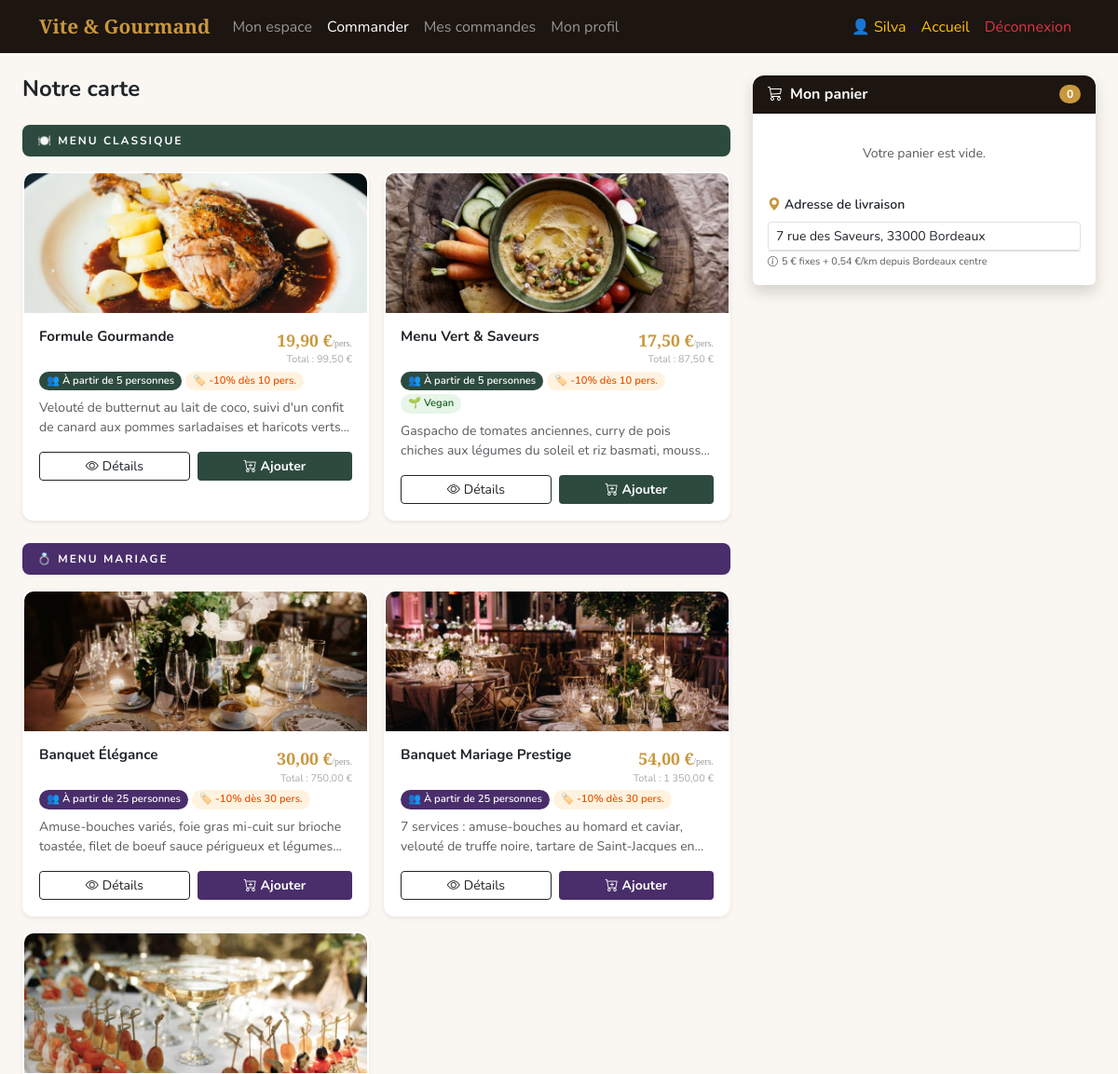
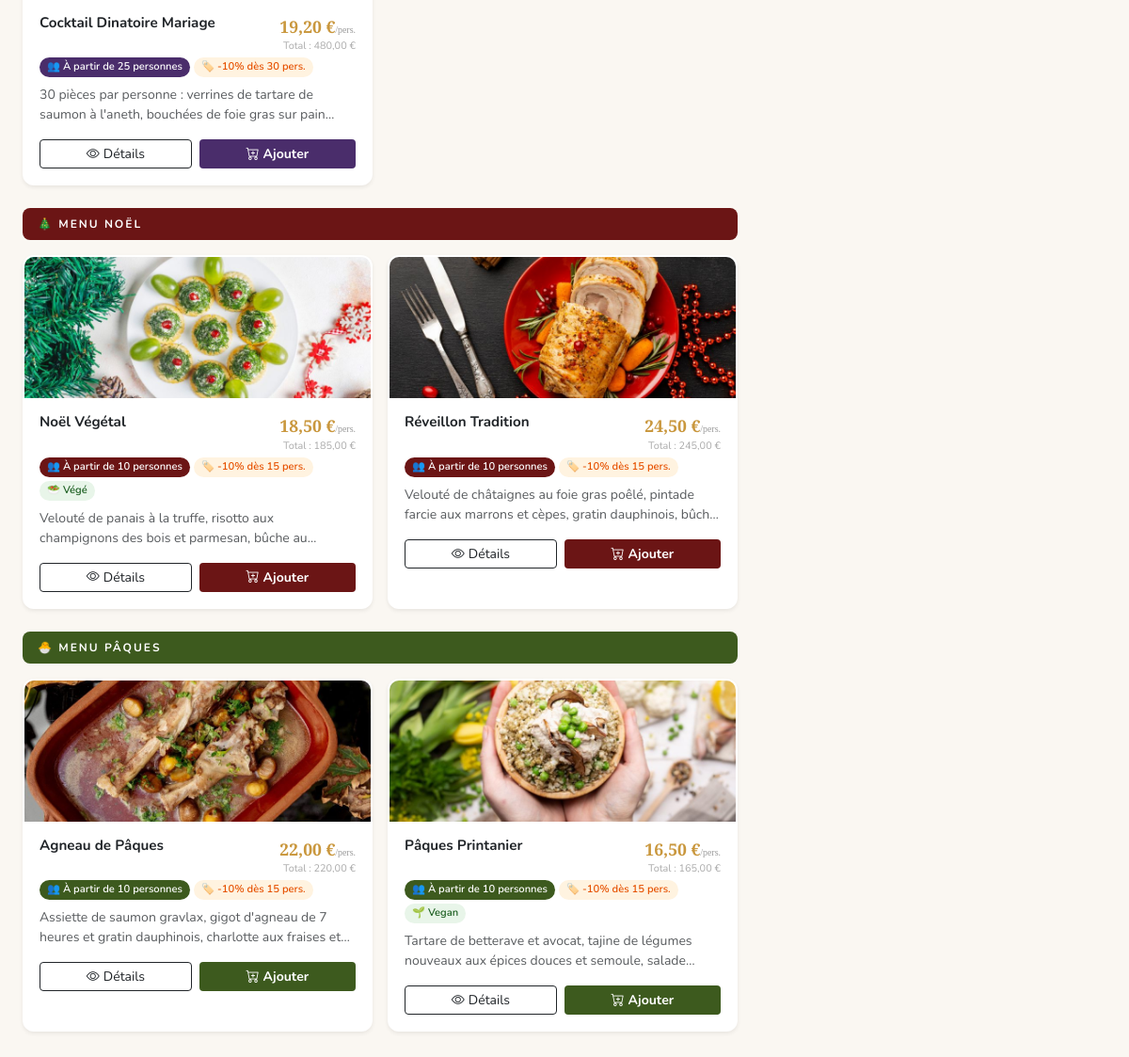
The page /user/menu.php (signed in) on the database its author committed (2 pictures, top to bottom).
### tables this page shows
CREATE TABLE `menus` (
  `id` int NOT NULL,
  `nom` varchar(200) NOT NULL,
  `description` text,
  `prix` decimal(10,2) NOT NULL,
  `categorie` varchar(100) NOT NULL,
  `disponible` tinyint(1) DEFAULT '1',
  `image_url` text,
  `allergenes` text,
  `regime` varchar(200) DEFAULT '',
  `personnes_min` int DEFAULT '1',
  `created_at` datetime DEFAULT CURRENT_TIMESTAMP
);

CREATE TABLE `users` (
  `id` int NOT NULL,
  `nom` varchar(25) NOT NULL,
  `email` varchar(25) NOT NULL,
  `password` varchar(100) NOT NULL,
  `role` enum('admin','employee','client') NOT NULL DEFAULT 'client',
  `prenom` varchar(25) DEFAULT NULL,
  `telephone` varchar(15) DEFAULT NULL,
  `adresse` text,
  `created_at` datetime DEFAULT CURRENT_TIMESTAMP
);

### user/menu.php (the view, shortened to what this page needs)
<?php
include __DIR__ . '/../includes/db.php';
$menus = $pdo->query("
    SELECT *
    FROM menus
    WHERE disponible = 1
    ORDER BY categorie, nom
")->fetchAll();
$by_cat = [];
foreach ($menus as $m) {
    $by_cat[$m['categorie']][] = $m;
}
$user = $pdo->prepare("SELECT adresse FROM users WHERE id = ?");
$user->execute([$_SESSION['user_id']]);
$adresse_client = $user->fetchColumn() ?? '';
$cat_style = [
    'Menu Classique' => ['🍽️', '#2D4A3E'],
    'Menu Noël'      => ['🎄', '#6B1515'],
    'Menu Pâques'    => ['🐣', '#3D5A1E'],
    'Menu Mariage'   => ['💍', '#4A2D6B'],
];
?>
<!DOCTYPE html>
<html lang="fr">
<head>
    <link rel="stylesheet" href="https://cdn.jsdelivr.net/npm/bootstrap@5.3.0/dist/css/bootstrap.min.css">
    <link rel="stylesheet" href="https://cdn.jsdelivr.net/npm/bootstrap-icons@1.11.0/font/bootstrap-icons.css">
    <link rel="stylesheet" href="<?= BASE_URL ?>assets/css/global.css">
    <link rel="stylesheet" href="<?= BASE_URL ?>assets/css/espace.css">
</head>
<body>
<?php include __DIR__ . '/../includes/partials/user_nav.php'; ?>
    <div class="container-fluid py-4 px-3 px-lg-4">
        <div class="row g-4">
             <div class="col-lg-7 col-xl-8">
                <h4 class="fw-bold mb-4">Notre carte</h4>
                    <?php foreach ($by_cat as $cat => $items): ?>
                    <?php
                    $cs = $cat_style[$cat] ?? ['🍽️', '#2D4A3E'];
                    ?>
                <div class="cat-header" style="background: <?= $cs[1]?>;">
                    <?= $cs[0] ?> <?= htmlspecialchars($cat) ?>
                </div>
                <div class="row g-3 mb-4">
                    <?php foreach ($items as $m): ?>
                        <?php
                        $pers = (int)($m['personnes_min'] ?? 1);
                        $ppp  = $pers > 1 ? round($m['prix'] / $pers, 2) : null;
                        $rgs  = array_filter(array_map('trim', explode(',', $m['regime']    ?? '')));
                            ?>
                    <div class="col-md-6">
                        <div class="menu-card shadow-sm h-100">
                            <?php if (!empty($m['image_url'])): ?>
                                <img src="<?= BASE_URL . htmlspecialchars($m['image_url']) ?>" class="menu-img" alt="<?= htmlspecialchars($m['nom'])  ?>"loading="lazy">
                            <?php else: ?>
                            <div class="menu-img-ph" style="background:<?= $cs[1] ?>;"><?= $cs[0] ?></div>
                            <?php endif; ?>
                            <div class="p-3">
                                <div class="d-flex justify-content-between align-items-start gap-2 mb-1">
                                    <div class="fw-bold" style="line-height:1.3;font-size:.95rem;">
                                        <?= htmlspecialchars($m['nom']) ?>
                                    </div>
                                    <div class="text-end flex-shrink-0">
                                        <?php if ($ppp): ?>
                                        <div class="prix-tag"><?= number_format($ppp, 2, ',', ' ') ?> €<span style="font-size:.62rem;font-weight:400;color:#999;">/pers.</span></div>
                                        <div style="font-size:.68rem;color:#aaa;">Total : <?= number_format($m['prix'], 2, ',', ' ') ?> €</div>
                                        <?php else: ?>
                                        <div class="prix-tag"><?= number_format($m['prix'], 2, ',', ' ') ?> €</div>
                                        <?php endif; ?>
                                    </div>
                                </div>
                                <div class="d-flex flex-wrap gap-1 mb-2">
                                    <?php if ($pers > 1): ?>
                                    <span class="pers-tag" style="background:<?= $cs[1] ?>;color:#fff;">
                                    👥 À partir de <?= $pers ?> personnes
                                    </span>
                                    <span class="pers-tag" style="background:#FFF3E0;color:#E65100;" title="-10% si vous commandez pour <?= $pers + 5 ?> personnes ou plus">
                                    🏷️ -10% dès <?= $pers + 5 ?> pers.
                                    </span>
                                    <?php endif; ?>
                                    <?php if (in_array('vegan', $rgs)): ?>
                                    <span class="pers-tag" style="background:#E8F5E9;color:#1B5E20;">🌱 Vegan</span>
                                    <?php elseif (in_array('vegetarien', $rgs)): ?>
                                    <span class="pers-tag" style="background:#E8F5E9;color:#1B5E20;">🥗 Végé</span>
                                    <?php endif; ?>
                                </div>
                                <p class="text-muted small mb-3" style="display:-webkit-box;-webkit-line-clamp:2;-webkit-box-orient:vertical;overflow:hidden;line-height:1.5;">
                                    <?= htmlspecialchars($m['description']) ?>
                                </p>
                                <div class="d-flex gap-2">
                                    <button class="btn btn-outline-dark btn-sm flex-grow-1 btn-detail"
                                            data-id="<?= $m['id'] ?>"
                                            data-nom="<?= htmlspecialchars($m['nom'], ENT_QUOTES) ?>"
                                            data-desc="<?= htmlspecialchars($m['description'], ENT_QUOTES) ?>"
                                            data-prix="<?= number_format($m['prix'], 2, ',', ' ') ?>"
                                            data-ppp="<?= $ppp ? number_format($ppp, 2, ',', ' ') : '' ?>"
                                            data-pers="<?= $pers ?>"
                                            data-cat="<?= htmlspecialchars($cat, ENT_QUOTES) ?>"
                                            data-img="<?= htmlspecialchars(BASE_URL . ($m['image_url'] ?? ''), ENT_QUOTES) ?>"
                                            data-allergens="<?= htmlspecialchars($m['allergenes'] ?? '', ENT_QUOTES) ?>"
                                            data-regimes="<?= htmlspecialchars($m['regime'] ?? '', ENT_QUOTES) ?>"
                                            data-color="<?= $cs[1] ?>"
                                            data-emoji="<?= $cs[0] ?>">
                                    <i class="bi bi-eye me-1"></i>Détails
                                    </button>
                                    <button class="btn fw-bold text-white btn-add btn-sm flex-grow-1"
                                            data-id="<?= $m['id'] ?>"
                                            data-pmin="<?= $pers ?>"
                                            style="background:<?= $cs[1] ?>;">
                                    <i class="bi bi-cart-plus me-1"></i>Ajouter
                                    </button>
                                </div>
                            </div>
                        </div>
                    </div>
                        <?php endforeach; ?>
                </div>
                        <?php endforeach; ?>
             </div>
            <div class="col-lg-4">
                <div class="cart-panel">
                    <div class="card border-0 shadow">
                        <div class="card-header d-flex justify-content-between align-items-center" style="background: var(--dark);
                            color:#fff;border-radius:12px 12px 0 0;">
                            <span class="fw-bold"><i class="bi bi-cart3 me-2"></i>Mon panier</span>
                            <span class="badge rounded-pill" style="background:var(--gold);" id="cart-count">0</span>
                        </div>
                        <div class="card-body px-3 py-3">
                            <div id="cart-items">
                            </div>
                            <div class="mt-3">
                                <label class="form-label fw-semibold small">
                                    <i class="bi bi-geo-alt-fill me-1" style="color:var(--gold);"></i>Adresse de livraison
                                </label>
                            <div class="liv-input-wrap" style="position:relative;">
                                <input type="text" id="adresse-input" class="form-control form-control-sm"
                                    placeholder="Ex : 5 rue de la Paix, Bordeaux"
                                    value="<?= htmlspecialchars($adresse_client) ?>"
                                    autocomplete="off">
                                <div id="adresse-suggestions"></div>
                            </div>
                                <div class="text-muted" style="font-size:.68rem;margin-top:.25rem;">
                                    <i class="bi bi-info-circle me-1"></i>5 € fixes + 0,54 €/km depuis Bordeaux centre
                                </div>
                            </div>
                        </div>
                    </div>
                </div>
            </div>
        </div>
    </div>
</body>
</html>

### assets/css/global.css (style rules this page uses)
:root { --gold: #C9973D; --warm: #8B6914; --dark: #1C1510; --dark2: #2D1F14; --cream: #FAF7F2; }
body { font-family: 'Nunito', sans-serif; background: var(--cream); }

### assets/css/espace.css (style rules this page uses)
.cart-panel { position: sticky; top: 72px; }
.menu-card { border: 2px solid transparent; border-radius: 12px; transition: .2s; background: #fff; overflow: hidden; }
.menu-img { height: 150px; object-fit: cover; width: 100%; }
.prix-tag { font-family: 'Playfair Display', serif; color: var(--gold); font-weight: 700; font-size: 1.1rem; }
.pers-tag { font-size: .7rem; border-radius: 50px; padding: 2px 8px; font-weight: 600; }
.cat-header { font-size: .75rem; letter-spacing: 2px; text-transform: uppercase; font-weight: 700; padding: .5rem 1rem; border-radius: 8px; color: #fff; margin-bottom: 1rem; }
.liv-input-wrap { position: relative; }
#adresse-suggestions { position: absolute; z-index: 200; background: #fff; border: 1px solid #ddd; border-top: none; border-radius: 0 0 8px 8px; width: 100%; max-height: 200px; overflow-y: auto; box-shadow: 0 4px 12px rgba(0,0,0,.1); }

### rows shown on the page
menus: image_url (picture), nom "Formule Gourmande", ppp "19,90", prix "99,50", personnes_min "5", $pers + 5 "10", description "Velouté de butternut au lait de coco, suivi d'un confit de canard aux pommes sarladaises et haricots…"
menus: image_url (picture), nom "Menu Vert & Saveurs", ppp "17,50", prix "87,50", personnes_min "5", $pers + 5 "10", shows "🌱 Vegan", description "Gaspacho de tomates anciennes, curry de pois chiches aux légumes du soleil et riz basmati,…"
menus: image_url (picture), nom "Banquet Élégance", ppp "30,00", prix "750,00", personnes_min "25", $pers + 5 "30", description "Amuse-bouches variés, foie gras mi-cuit sur brioche toastée, filet de boeuf sauce périgueux et…"
menus: image_url (picture), nom "Banquet Mariage Prestige", ppp "54,00", prix "1 350,00", personnes_min "25", $pers + 5 "30", description "7 services : amuse-bouches au homard et caviar, velouté de truffe noire, tartare de Saint-Jacques…"
menus: image_url (picture), nom "Cocktail Dinatoire Mariage", ppp "19,20", prix "480,00", personnes_min "25", $pers + 5 "30", description "30 pièces par personne : verrines de tartare de saumon à l'aneth, bouchées de foie gras sur…"
menus: image_url (picture), nom "Noël Végétal", ppp "18,50", prix "185,00", personnes_min "10", $pers + 5 "15", regime "🥗 Végé", description "Velouté de panais à la truffe, risotto aux champignons des bois et parmesan, bûche…"
menus: image_url (picture), nom "Réveillon Tradition", ppp "24,50", prix "245,00", personnes_min "10", $pers + 5 "15", description "Velouté de châtaignes au foie gras poêlé, pintade farcie aux marrons et cèpes, gratin dauphinois,…"
menus: image_url (picture), nom "Agneau de Pâques", ppp "22,00", prix "220,00", personnes_min "10", $pers + 5 "15", description "Assiette de saumon gravlax, gigot d'agneau de 7 heures et gratin dauphinois, charlotte aux fraises…"
menus: image_url (picture), nom "Pâques Printanier", ppp "16,50", prix "165,00", personnes_min "10", $pers + 5 "15", regime "🌱 Vegan", description "Tartare de betterave et avocat, tajine de légumes nouveaux aux épices douces et semoule,…"
users: adresse "7 rue des Saveurs, 33000 Bordeaux"

### other values the page prints
$_SESSION['nom'] "Silva"
$cs[0] "🍽️"
$cat "MENU CLASSIQUE"
$cs[0] "💍"
$cat "MENU MARIAGE"
$cs[0] "🎄"
$cat "MENU NOËL"
$cs[0] "🐣"
$cat "MENU PÂQUES"
